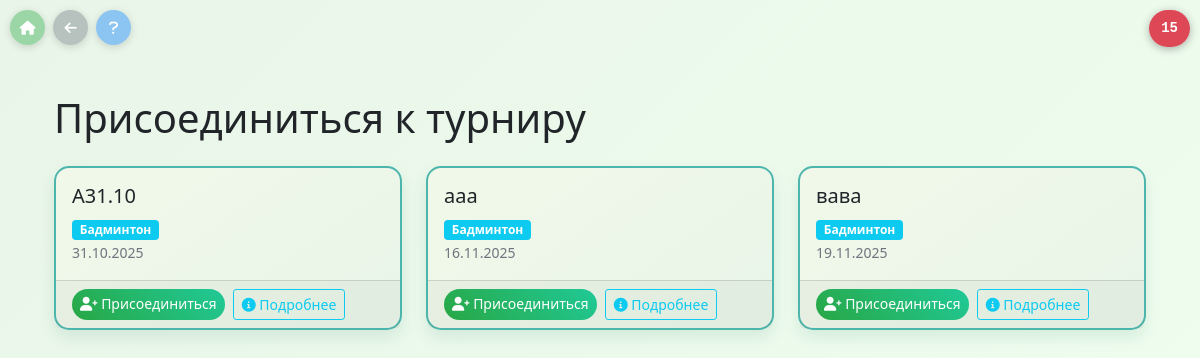
The app's page /join-tournament, older data.
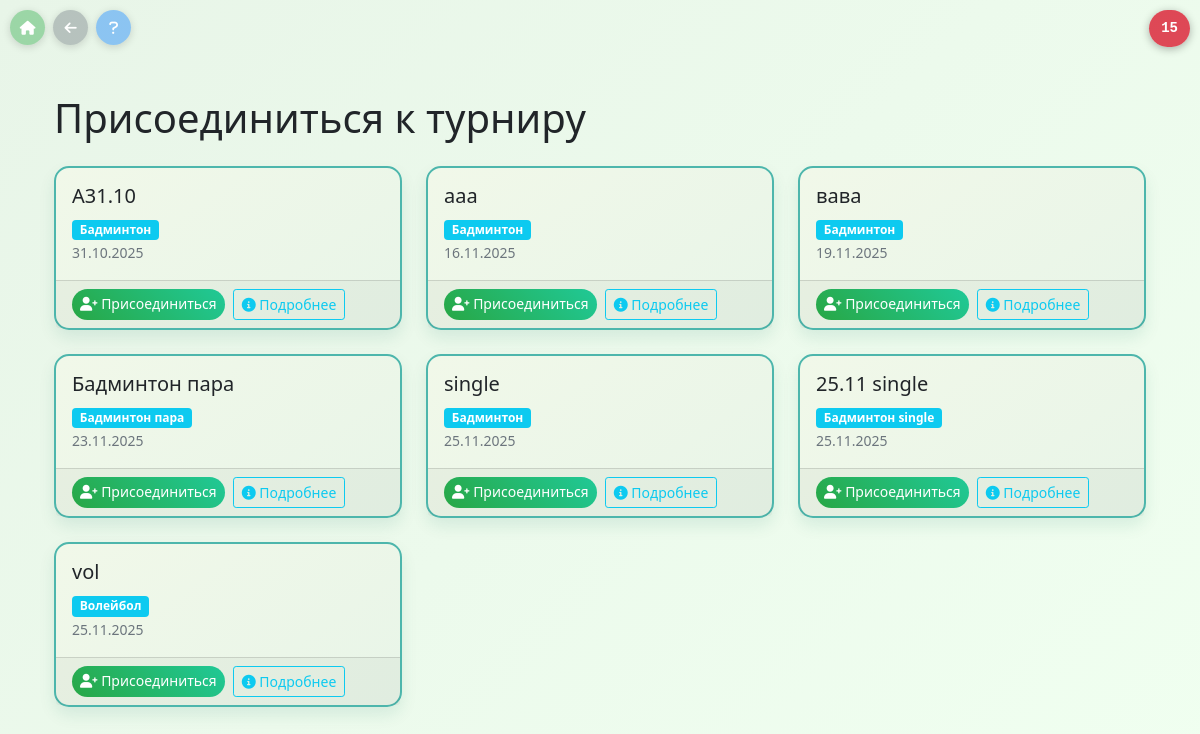
The same page, newer data.
### models/tournament.py (models this page shows, shortened)
class Tournament(db.Model):
    __tablename__ = 'tournament'
    __table_args__ = {'extend_existing': True}
    id = db.Column(db.Integer, primary_key=True)
    name = db.Column(db.String(100), nullable=False, unique=True)
    description = db.Column(db.Text, nullable=True)  # описание турнира
    sport_type = db.Column(db.String(50), nullable=False, default='пинг-понг')  # пинг-понг, бадминтон, волейбол
    start_date = db.Column(db.Date, nullable=True)
    end_date = db.Column(db.Date, nullable=True)
    max_participants = db.Column(db.Integer, default=32)
    court_count = db.Column(db.Integer, default=4)  # количество площадок
    match_duration = db.Column(db.Integer, default=15)  # продолжительность матча в минутах (пинг-понг)
    break_duration = db.Column(db.Integer, default=2)  # перерыв между матчами в минутах (пинг-понг)
    start_time = db.Column(db.Time, nullable=True)  # время начала матчей
    end_time = db.Column(db.Time, nullable=True)  # время окончания матчей
    points_win = db.Column(db.Integer, default=1)  # очки за победу
    points_draw = db.Column(db.Integer, default=1)  # очки за ничью
    points_loss = db.Column(db.Integer, default=0)  # очки за поражение
    points_to_win = db.Column(db.Integer, default=11)  # количество очков для победы в матче (пинг-понг)
    sets_to_win = db.Column(db.Integer, default=2)  # количество выигранных сетов для победы (пинг-понг)
    status = db.Column(db.String(20), default='регистрация')  # регистрация, активен, завершен
    created_at = db.Column(db.DateTime, default=datetime.utcnow)
    admin_id = db.Column(db.Integer, nullable=True)  # ID администратора турнира

### routes/main.py (the view)
    @app.route('/join-tournament')
    def join_tournament():
        tournaments = Tournament.query.all()
        for tournament in tournaments:
            tournament.participants = Participant.query.filter_by(tournament_id=tournament.id).all()
            tournament.matches = Match.query.filter_by(tournament_id=tournament.id).all()
            if tournament.admin_id == 1:
                tournament.organizer_name = "Системный администратор"
                tournament.organizer_email = "admin@system"
            else:
                tournament.organizer_name = f"Админ турнира (ID: {tournament.admin_id})"
                tournament.organizer_email = "Не указан"
                try:
                    all_tokens = Token.query.all()
                    for token in all_tokens:
                        if hash(token.email) % 1000000 == tournament.admin_id:
                            tournament.organizer_name = token.name
                            tournament.organizer_email = token.email
                            break
                except Exception as e:
                    app.logger.warning(f"Ошибка поиска админа турнира {tournament.id}: {e}")
        return render_template('join_tournament.html', tournaments=tournaments)

### templates/join_tournament.html (shortened to what this page needs)
{% extends "base.html" %}
{% block content %}
<div class="container mt-4">
    <h1 class="mb-4">Присоединиться к турниру</h1>
    {% if tournaments %}
    <div class="row">
        {% for tournament in tournaments %}
        <div class="col-md-6 col-lg-4 mb-4">
                <div class="card h-100">
                <div class="card-body">
                        <h5 class="card-title">{{ tournament.name }}</h5>
                    <p class="card-text">
                            <span class="badge bg-info">{{ tournament.sport_type }}</span>
                            {% if tournament.start_date %}
                                <br><small class="text-muted">{{ tournament.start_date.strftime('%d.%m.%Y') }}</small>
                            {% endif %}
                    </p>
                    </div>
                    <div class="card-footer">
                        <div class="d-flex gap-2">
                            <a href="{{ url_for('tournament_detail', tournament_id=tournament.id) }}" class="btn btn-success btn-sm">
                                <i class="fas fa-user-plus"></i> Присоединиться
                            </a>
                            <button type="button" class="btn btn-outline-info btn-sm" data-bs-toggle="modal" data-bs-target="#tournamentDetailsModal{{ tournament.id }}">
                                <i class="fas fa-info-circle"></i> Подробнее
                                    </button>
                    </div>
                </div>
            </div>
        </div>
        {% endfor %}
    </div>
    {% else %}
    <div class="text-center py-5">
        <i class="fas fa-trophy fa-3x text-muted mb-3"></i>
            <h5 class="text-muted">Турниры не найдены</h5>
        <p class="text-muted">Пока нет доступных турниров для участия.</p>
    </div>
    {% endif %}
</div>
{% endblock %}

Row changes from the older to the newer data that the page shows:
added Tournament: name "Бадминтон пара", sport_type "Бадминтон пара", start_date "23.11.2025"
added Tournament: name "single", sport_type "Бадминтон", start_date "25.11.2025"
added Tournament: name "25.11 single", sport_type "Бадминтон single", start_date "25.11.2025"
added Tournament: name "vol", sport_type "Волейбол", start_date "25.11.2025"
